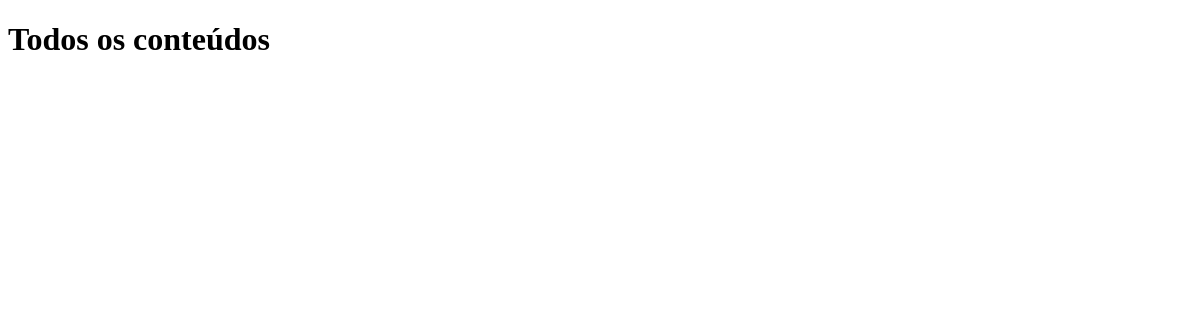
The app's page /, older data.
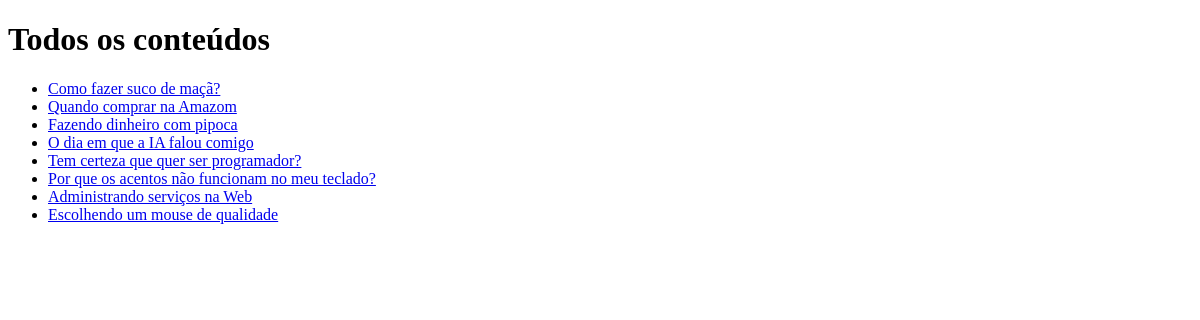
The same page, newer data.
### tables this page shows
CREATE TABLE content (
	c_id INTEGER PRIMARY KEY,
    c_created_at TEXT DEFAULT CURRENT_TIMESTAMP,
    c_title TEXT NOT NULL,
    c_text TEXT,
    c_status TEXT DEFAULT 'on',
    c_owner INTEGER,
    FOREIGN KEY (c_owner) REFERENCES user (u_id)
);

### app.py (the view)
@app.route("/")
def index():
    conn = sqlite3.connect('database.db')
    conn.row_factory = sqlite3.Row
    cursor = conn.cursor()
    cursor.execute("""
        SELECT c_id, c_title
            FROM content
            ORDER BY c_created_at DESC;
    """)
    contents = cursor.fetchall()
    title = "Todos os conteúdos"
    tag_title = "Site Bonito"
    return render_template(
        "index.html",
        title = title,
        my_title = tag_title,
        contents = contents
    )

### templates/index.html (shortened to what this page needs)
<!DOCTYPE html>
<html lang="en">
<head>
</head>
<body>
    <h1>{{ title }}</h1>
    <ul>
{% for content in contents %}
<li><a href="/ler/{{ content.c_id }}">{{ content['c_title'] }}</a></li>
{% endfor %}
    </ul>
</body>
</html>

Row changes from the older to the newer data that the page shows:
added content: c_title "Como fazer suco de maçã?"
added content: c_title "Quando comprar na Amazom"
added content: c_title "Fazendo dinheiro com pipoca"
added content: c_title "O dia em que a IA falou comigo"
added content: c_title "Tem certeza que quer ser programador?"
added content: c_title "Por que os acentos não funcionam no meu teclado?"
added content: c_title "Administrando serviços na Web"
added content: c_title "Escolhendo um mouse de qualidade"
